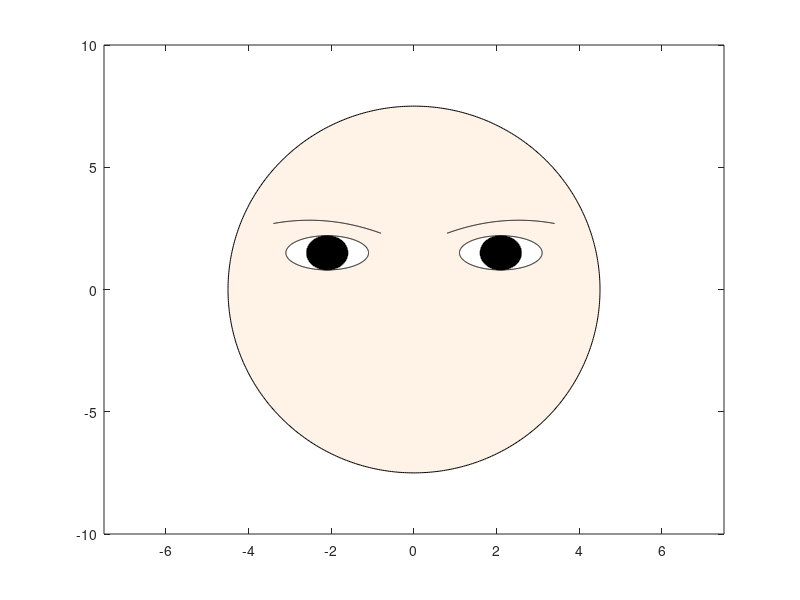

Here is the MATLAB script that generated this plot: (Note: this script raises an error after producing the figure.)
clc; clear; close all;

%% Face

% face
axis equal
t = -pi:0.01:pi;
x = 0 + 4.5*cos(t);
y = 0 + 7.5*sin(t);
face = fill(x, y, [1, 0.9529, 0.9084]);
xlim([-7.5 7.5]);
hold on

% eyes
x_eye_left = -2.1 + 1.*cos(t);
y_eye_left = 1.5 + .7.*sin(t);
fill(x_eye_left, y_eye_left, [1 1 1])
x_eye_right = 2.1 + 1.*cos(t);
y_eye_right = 1.5 + .7.*sin(t);
fill(x_eye_right, y_eye_right, [1 1 1])
x_eye = -2.1 + 0.5*sin(t);
y_eye = 1.5 + 0.7*cos(t);
fill(x_eye, y_eye, [0 0 0]);
x_eye = 2.1 + 0.5*sin(t);
y_eye = 1.5 + 0.7*cos(t);
fill(x_eye, y_eye, [0 0 0]);

% eyebrow
x_eyebrow_left = [-3.4 -2.1 -0.8];
y_eyebrow_left = [2.7 2.8 2.3];
xi_eyebrow = -3.4:0.01:-0.8;
eyebrow_left1 = interp1(x_eyebrow_left, y_eyebrow_left, xi_eyebrow, 'spline');
plot(xi_eyebrow, eyebrow_left1,'k');

x_glasses_right = [3.4 2.1 0.8];
y_glasses_right = [2.7 2.8 2.3];
xi_glasses = 3.4:-0.01:0.8;
glasses_right1 = interp1(x_glasses_right, y_glasses_right, xi_glasses, 'spline');
plot(xi_glasses, glasses_right1,'k');

% ear
polygon_left_ear = polyshape([-4.3 -4.5  -4.7  -4.9  -5.1  -5.3 -5.5  -5.1 -4.5], ...
                             [ 2.6 2.9    3  3.07  3.15  3.07 2.5 0.8  -1]);
plot(polygon_left_ear, 'FaceColor', [0.9764, 0.9529, 0.8784]);
polygon_right_ear = polyshape([4.3   4.5  4.7  4.9   5.1   5.3   5.5  5.1   4.5], ...
                             [ 2.6 2.9    3  3.07  3.15  3.07 2.5 0.8  -1]);
plot(polygon_right_ear, 'FaceColor', [0.9764, 0.9529, 0.8784]);

% % eyebrows
% eyebrow_left = polyshape([-1.2 -3.5 -3.6  -1.2], ...
%                          [3.75  4.5  4.2  3.45]);
% plot(eyebrow_left, 'FaceColor',[0 0 0]);
% eyebrow_right = polyshape([1.2   3.5  3.6   1.2], ...
%                           [3.75  4.5  4.2  3.45]);
% plot(eyebrow_right, 'FaceColor',[0 0 0]);
% 

% nose 
nose_left  = plot([-0.4 -0.45 -0.6 -0.7 -0.8 -0.85  -0.9], ...
                  [   1  0.5   0   -1.5   -2  -2.5   -3], 'color',[0 0 0]);
nose_right = plot([ 0.4  0.45  0.6  0.7  0.8  0.85   0.9], ...
                  [   1  0.5   0   -1.5   -2  -2.5   -3], 'color',[0 0 0]);

% mouth
% plot([-1.25 1.25], [-7 -7], 'Color',[0 0 0]);
% 
% mx_up = [-1.25 -0.5 0 0.5 1.25];
% my_up = [-7 -6 -6.25 -6 -7];
% mxi_up = -1.25:0.01:1.25;
% y_up = interp1(mx_up, my_up, mxi_up, 'Spline');
% plot(mxi_up, y_up, 'Color', [0 0 0]);
% fill(mxi_up,y_up,[0.8392 0.6588 0.5647]);
% 
% mx_down = [-1.25 0 1.25];
% my_down = [-7 -8 -7];
% mxi_down = -1.25:0.01:1.25;
% y_down = interp1(mx_down, my_down, mxi_down, 'Spline');
% plot(mxi_down, y_down, 'Color', [0 0 0]);
% fill(mxi_down,y_down, [0.8392 0.6588 0.5647]);
% 
% % hat
% % hat
% hx1 = [-4.2  0   4.2];
% hy1 = [6.2  5.5  6.2];
% hxi1 = -4.2:0.01:4.2;
% y1 = interp1(hx1, hy1, hxi1, 'Spline');
% fill(hxi1,y1,'k');
% plot(hxi1, y1, 'Color', 'k','LineWidth',24);
% 
% 
% hx2 = [-4.2   0   4.2];
% hy2 = [7.2   6.5  7.2];
% hxi2 = -4.2:0.01:4.2;
% y2 = interp1(hx2, hy2, hxi2, 'Spline');
% plot(hxi2, y2, 'Color', [1 1 1])
% 
% hx3 = [-4 -2 0 2 4];
% hy3 = [6.2 9.1 10 9.1 6.2];
% hxi3 = -4:0.01:4;
% y3 = interp1(hx3, hy3, hxi3, 'spline');
% fill(hxi3, y3, 'k');
% title('My own face')
% hold off
axis off
set(gcf, 'Position', [1000 500 600 500])